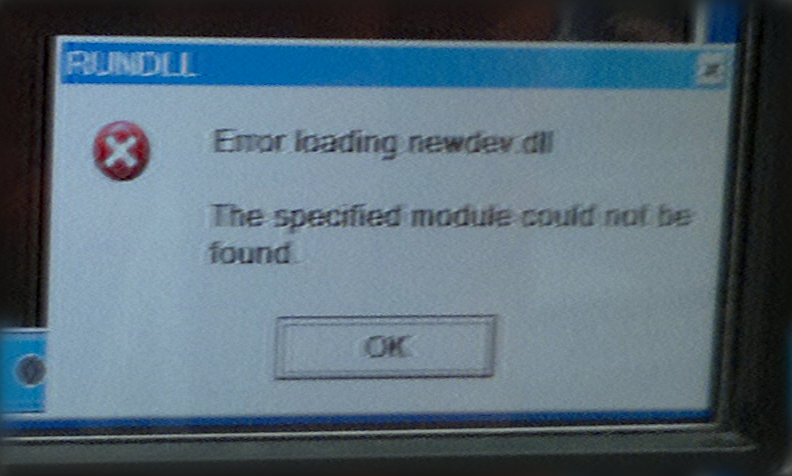
#> input picture new.png, 792 x 476 px
$ python test3.py
#> lines starting #> are read from the running program, lines starting #| are printed output that depends on the picture
import cv2
import numpy as np
import matplotlib.pyplot as plt
from scipy.fft import fft2, ifft2, fftshift
from skimage.transform import resize
def detect_feature_points(image):
    # Phát hiện các điểm đặc trưng sử dụng ORB
    orb = cv2.ORB_create()
    keypoints, descriptors = orb.detectAndCompute(image, None)
    return keypoints, descriptors
def match_feature_points(descriptors_short, descriptors_long):
    # Sử dụng bộ đối sánh BFMatcher để tìm các điểm tương đồng
    bf = cv2.BFMatcher(cv2.NORM_HAMMING, crossCheck=True)
    matches = bf.match(descriptors_short, descriptors_long)
    # Sắp xếp các điểm tương đồng theo độ chính xác
    matches = sorted(matches, key=lambda x: x.distance)
    return matches


def estimate_blur_kernel(matches, keypoints_short, keypoints_long, kernel_size=(15, 15)):
    # Tạo ma trận để lưu trữ chuyển động mờ
    motion_vectors = []

    for match in matches:
        # Lấy tọa độ các điểm tương đồng từ cặp ảnh
        pt_short = np.array(keypoints_short[match.queryIdx].pt)
        pt_long = np.array(keypoints_long[match.trainIdx].pt)

        # Tính toán vector chuyển động giữa điểm tương đồng trong ảnh ngắn và dài
        motion_vector = pt_long - pt_short
        motion_vectors.append(motion_vector)

    # Tính trung bình của các vector chuyển động để xác định độ dài và hướng hạt nhân mờ
    avg_motion = np.mean(motion_vectors, axis=0)

    # Khởi tạo hạt nhân mờ (blur kernel) dựa trên trung bình vector chuyển động
    kernel = np.zeros(kernel_size, dtype=np.float32)
    # Đặt giá trị cho hạt nhân mờ theo hướng và độ dài của chuyển động
    center = (kernel_size[0] // 2, kernel_size[1] // 2)
    end_point = (int(center[0] + avg_motion[0]), int(center[1] + avg_motion[1]))
    cv2.line(kernel, center, end_point, 1, thickness=1)

    # Chuẩn hóa kernel để tổng của các phần tử bằng 1
    kernel /= kernel.sum()
    return kernel


def main(short_exposure_image, long_exposure_image):
    # Bước 1: Phát hiện điểm đặc trưng trong cả hai ảnh
    keypoints_short, descriptors_short = detect_feature_points(short_exposure_image)
    keypoints_long, descriptors_long = detect_feature_points(long_exposure_image)

    # Bước 2: Đối sánh các điểm đặc trưng
    matches = match_feature_points(descriptors_short, descriptors_long)

    # Bước 3: Ước lượng hạt nhân mờ
    blur_kernel = estimate_blur_kernel(matches, keypoints_short, keypoints_long)

    return blur_kernel

# Hàm hiển thị blur kernel
def display_blur_kernel(blur_kernel):
    plt.imshow(blur_kernel, cmap='gray')
    plt.colorbar()
    plt.title("Estimated Blur Kernel")
    plt.show()
def wiener_deconvolution2(img, kernel, snr=0.01):
    # Chuyển ảnh và kernel sang miền Fourier
    img_fft = fft2(img)
    kernel_fft = fft2(kernel, s=img.shape) # Kéo dài kernel cho kích thước của ảnh
    # Tính liên hợp phức của kernel
    kernel_conj = np.conj(kernel_fft)
    kernel_power = np.abs(kernel_fft) ** 2
    # Áp dụng bộ lọc Wiener
    result_fft = (img_fft * kernel_conj) / (kernel_power + snr)
    # Biến đổi Fourier ngược để lấy lại ảnh
    result = np.real(ifft2(result_fft))
    np.real(ifft2(result_fft))
    # Dùng fftshift để dịch tâm về giữa
    result = fftshift(result)
    return result
def process_rgb_channels(regular_rgb, kernel):
    result_rgb = np.zeros_like(regular_rgb, dtype=np.float32)
    for i in range(3):  # Process each color channel separately
        result_rgb[:, :, i] = wiener_deconvolution2(regular_rgb[:, :, i].astype(np.float32), kernel)
    return result_rgb

def normalize_image(img):
    return (img - img.min()) / (img.max() - img.min()) * 255
# Đọc ảnh phơi sáng ngắn và dài

def process_rgb_channels(regular_rgb, kernel):
    result_rgb = np.zeros_like(regular_rgb, dtype=np.float32)
    for i in range(3):  # Process each color channel separately
        result_rgb[:, :, i] = wiener_deconvolution2(regular_rgb[:, :, i].astype(np.float32), kernel)
    return result_rgb

def normalize_image(img):
    return (img - img.min()) / (img.max() - img.min()) * 255
# Tính toán hạt nhân mờ
short_exposure_image = cv2.imread('new.png', cv2.IMREAD_GRAYSCALE)
#> short_exposure_image: shape (476, 792); min 0, max 190, mean 103.2
long_exposure_image = cv2.imread('sample.png', cv2.IMREAD_GRAYSCALE)
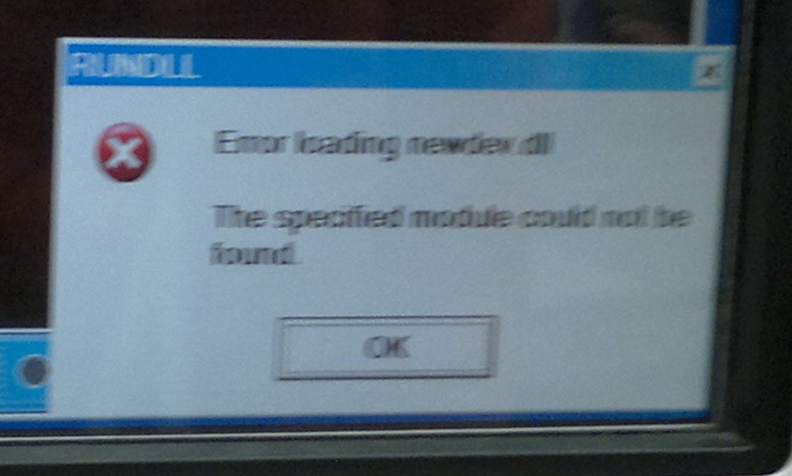
#> input picture sample.png, 792 x 476 px
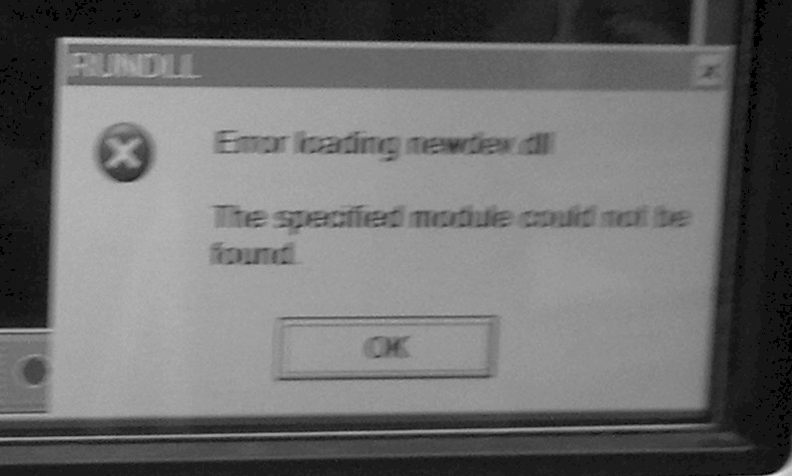
#> long_exposure_image: shape (476, 792); min 0, max 232, mean 108.7
long_rgb = cv2.imread('sample.png')
#> long_rgb is the input picture: shape (476, 792, 3); mean B, G, R 124.6, 111.4, 91.6
blur_kernel = main(short_exposure_image, long_exposure_image)
#> in detect_feature_points, `keypoints, descriptors = orb.detectAndCompute(image, None)`: keypoints = 500 keypoints; strongest (x, y, size): (58, 37, 37.2), (57, 37, 31), (129, 161, 111.1), (315, 215, 31)
#> in main, `keypoints_short, descriptors_short = detect_feature_points(short_expos..`: keypoints_short has the same summary as keypoints in detect_feature_points
#> in detect_feature_points (call 2), `keypoints, descriptors = orb.detectAndCompute(image, None)`: keypoints = 500 keypoints; strongest (x, y, size): (122, 154, 111.1), (140, 172, 111.1), (45, 327, 44.6), (110, 170, 92.6)
#> in main, `keypoints_long, descriptors_long = detect_feature_points(long_exposure..`: keypoints_long has the same summary as keypoints in detect_feature_points
#> in match_feature_points, `matches = bf.match(descriptors_short, descriptors_long)`: matches = 187 matches
#> the loop in estimate_blur_kernel, `for match in matches:` made 187 passes
#> (pt_short, pt_long, motion_vector) on passes 1, 2, 4: ([120.3, 161.7], [122.3, 163.8], [2.07, 2.07]), ([111.1, 143.3], [114.7, 143.3], [3.58, 0]), ([119.4, 161.2], [122.4, 161.2], [2.99, 0])
#> after the loop in estimate_blur_kernel, `for match in matches:`: motion_vectors = 187 pairs, first value -220 to 593, second value -115.4 to 353.4
#> in estimate_blur_kernel, `avg_motion = np.mean(motion_vectors, axis=0)`: avg_motion = [3, 3.65]
#> in estimate_blur_kernel, `end_point = (int(center[0] + avg_motion[0]), int(center[1] + avg_motio..`: end_point = (9, 10)
result_img = wiener_deconvolution2(long_exposure_image, blur_kernel)
#> in wiener_deconvolution2, `kernel_power = np.abs(kernel_fft) ** 2`:
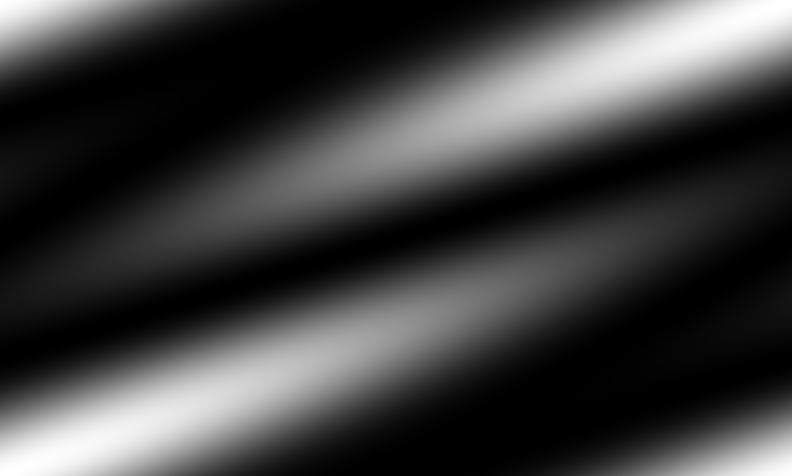
#> kernel_power: shape (476, 792) float32; min 0, max 1, mean 0.25
result_rgb = process_rgb_channels(long_rgb, blur_kernel)
#> the loop in process_rgb_channels, `for i in range(3):` made 3 passes
#> pass 1, in wiener_deconvolution2 (call 2), `result = np.real(ifft2(result_fft))`:
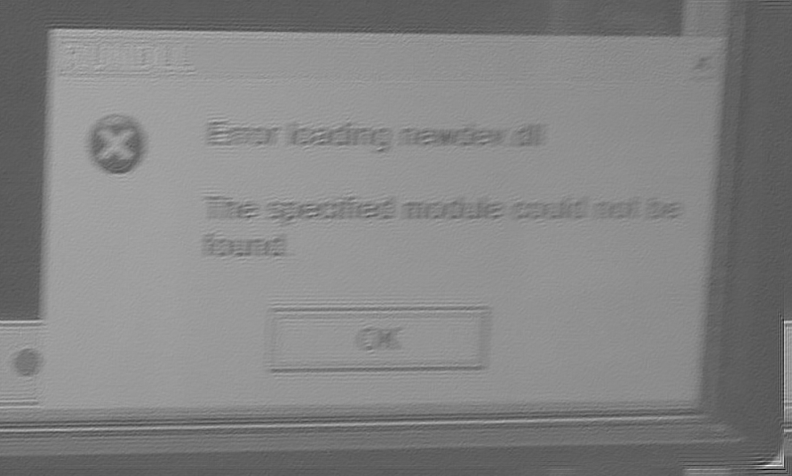
#> result: shape (476, 792) float32; min -224.7, max 448.4, mean 123.3; drawn with min black and max white
#> after the loop in process_rgb_channels, `for i in range(3):`:
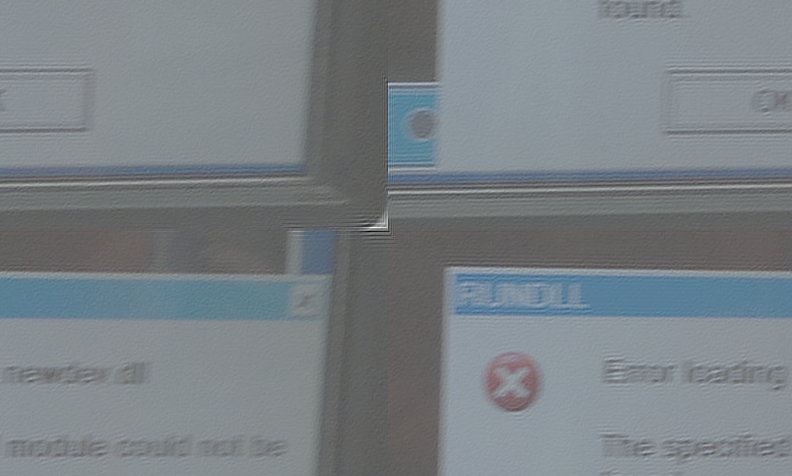
#> result_rgb: shape (476, 792, 3) float32; mean B, G, R 123.3, 110.3, 90.7; drawn with min black and max white

# Normalize images for display with OpenCV
result_img_norm = normalize_image(result_img).astype(np.uint8)
result_rgb_norm = np.dstack([normalize_image(result_rgb[:, :, i]) for i in range(3)]).astype(np.uint8)
cv2.imshow("Result ", result_img)
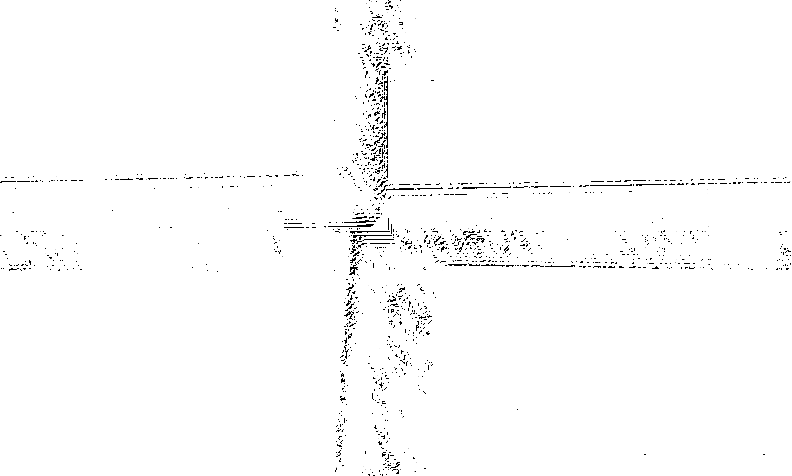
#> window 'Result ': shape (476, 792); min 0, max 255, mean 251.8
display_blur_kernel(blur_kernel)
#> in display_blur_kernel, `plt.show()`:
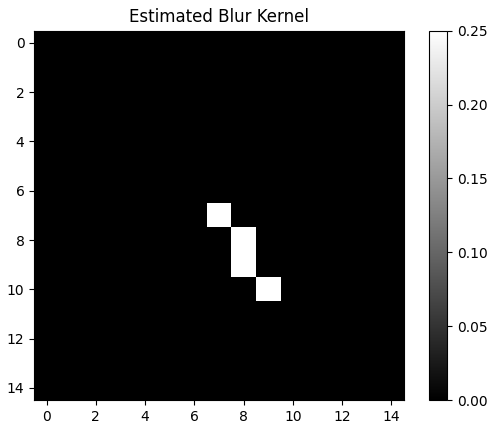
#> figure drawn by matplotlib, 2 panels
# cv2.imshow("Deconvolved Image", result_img_norm)
cv2.imshow("Result RGB", result_rgb_norm)
# print("Hạt nhân mờ đã ước lượng:")
# print(blur_kernel)
